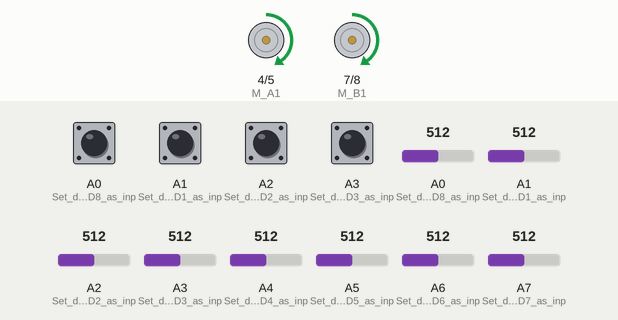
A sketch run on a simulated Arduino Nano, built with avr-gcc and run on an emulated ATmega328P. On the bench: motor-driver pin pairs drawn as motors (green arrow = first pin HIGH = forward, orange = second pin HIGH = backward, longer = more drive, scaled by the enable pin). The test bench sets the inputs (shaded band); at power-on: A0 (Set_digital_pin_D8_as_inp), A1 (Set_digital_pin_D1_as_inp), A2 (Set_digital_pin_D2_as_inp), A3 (Set_digital_pin_D3_as_inp) LOW, A0 (Set_digital_pin_D8_as_inp) = 512, A1 (Set_digital_pin_D1_as_inp) = 512, A7 (Set_digital_pin_D7_as_inp) = 512, A6 (Set_digital_pin_D6_as_inp) = 512, A2 (Set_digital_pin_D2_as_inp) = 512, A3 (Set_digital_pin_D3_as_inp) = 512, A4 (Set_digital_pin_D4_as_inp) = 512, A5 (Set_digital_pin_D5_as_inp) = 512.

Above: at 11.2 s.
11.3 s: A0 (Set_digital_pin_D8_as_inp) set to 390
At 12.5 s:
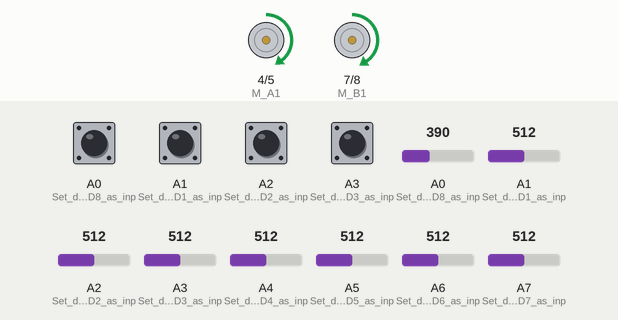
12.8 s: A1 (Set_digital_pin_D1_as_inp) set to 716
At 14.0 s:
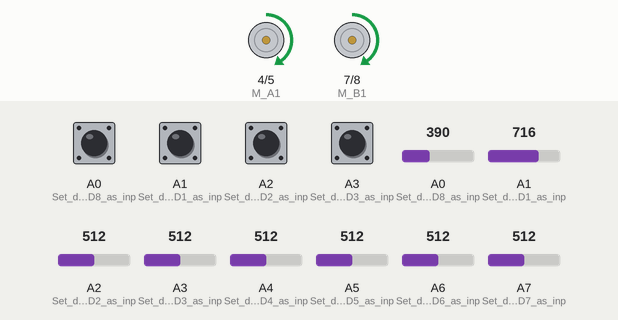
14.3 s: A7 (Set_digital_pin_D7_as_inp) set to 716
At 15.5 s:
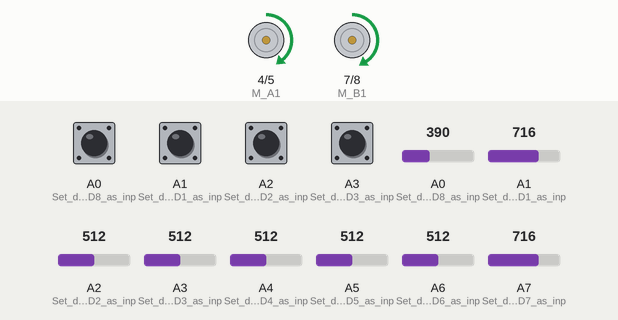
15.8 s: A6 (Set_digital_pin_D6_as_inp) set to 306
At 16.8 s:
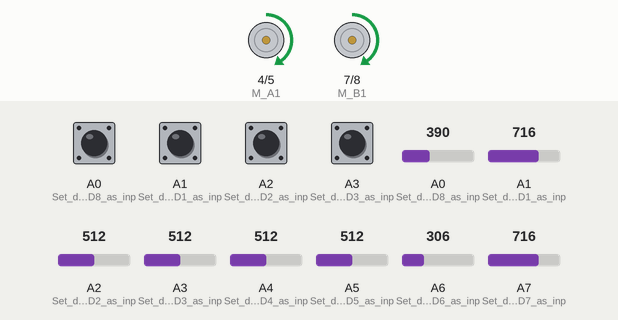
17.3 s: A0 (Set_digital_pin_D8_as_inp) set to 30
At 18.3 s:
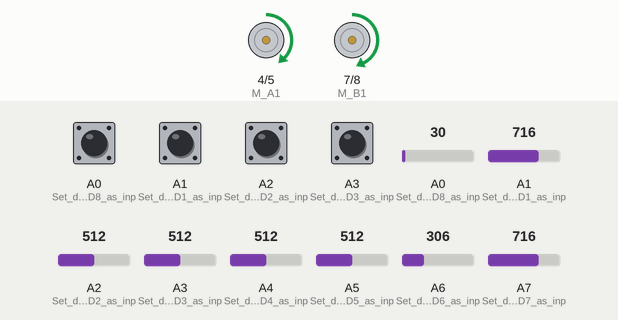
18.8 s: A1 (Set_digital_pin_D1_as_inp) set to 390
At 19.6 s:
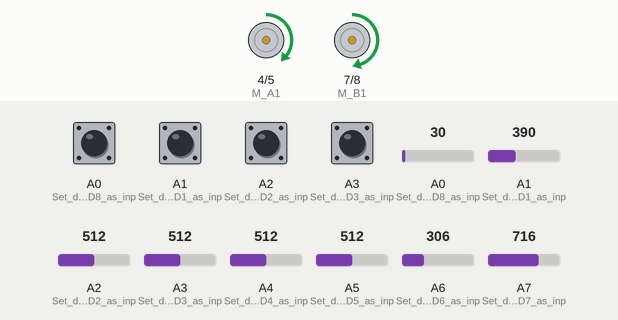
Timing chart, 0 to 21.3 s (numbered marks = the images above; inputs shaded):
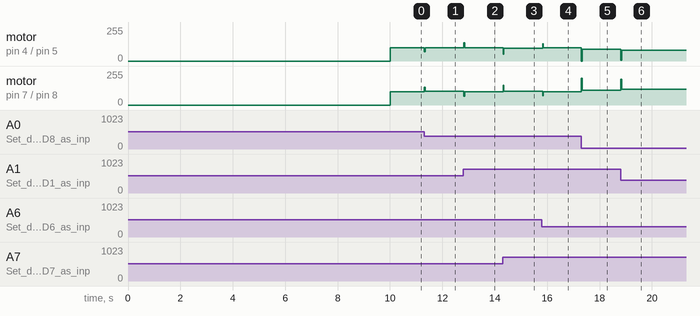

Measured:
- after the input at 11.3 s, motor on pin 4 (M_A1) / pin 5 (M_A2): forward 100/255 → forward 98/255 at once; motor on pin 7 (M_B1) / pin 8 (M_B2): forward 100/255 → forward 102/255 at once
- after the input at 12.8 s, motor on pin 4 (M_A1) / pin 5 (M_A2): forward 98/255 → forward 100/255 at once; motor on pin 7 (M_B1) / pin 8 (M_B2): forward 102/255 → forward 100/255 at once
- after the input at 14.3 s, motor on pin 4 (M_A1) / pin 5 (M_A2): forward 100/255 → forward 96/255 at once; motor on pin 7 (M_B1) / pin 8 (M_B2): forward 100/255 → forward 104/255 at once
- after the input at 15.8 s, motor on pin 4 (M_A1) / pin 5 (M_A2): forward 96/255 → forward 100/255 at once; motor on pin 7 (M_B1) / pin 8 (M_B2): forward 104/255 → forward 100/255 at once
- after the input at 17.3 s, motor on pin 4 (M_A1) / pin 5 (M_A2): forward 100/255 → forward 90/255 at once; motor on pin 7 (M_B1) / pin 8 (M_B2): forward 100/255 → forward 110/255 at once
- after the input at 18.8 s, motor on pin 4 (M_A1) / pin 5 (M_A2): forward 90/255 → forward 82/255 at once; motor on pin 7 (M_B1) / pin 8 (M_B2): forward 110/255 → forward 118/255 at once

The sketch:

PID_with_IF.ino
```cpp
#include <QTRSensors.h>

#define NUM_SENSORS             8  // number of sensors used
#define NUM_SAMPLES_PER_SENSOR  4  // average 4 analog samples per sensor reading
#define EMITTER_PIN             QTR_NO_EMITTER_PIN //Emitter Pin IS always high connected to 5v

// sensors 0 through 8 are connected to analog inputs A0 through A7, respectively
QTRSensorsAnalog qtra((unsigned char[]) {A0, A1, A2, A3, A4, A5, A6, A7},
  NUM_SENSORS, NUM_SAMPLES_PER_SENSOR, EMITTER_PIN);
unsigned int sensorValues[NUM_SENSORS];
int PWMA = 3;  //speed motor a
int M_A1 = 4; //motor a = +
int M_A2 = 5; //motor a = -
int M_B1 = 7; //motor b = -
int M_B2 = 8; //motor b = +
int PWMB = 9;
int STB = 6;
int BASESpeedA = 100;
int BASESpeedB = 100;
int maxspeedA = 200;
int maxspeedB = 200;
int P;
int I;
int D ;
float kp = 0.028;  // Works somewhat --  kp - 0.27 , kd - 0.81  --- 0.17  d-- 0.3
float ki = 0.0000;
float kd = 0.28 ; // 4times
float lasterror = 0 ;

void setup() {
  pinMode(A1, INPUT); // Set digital pin D1 as input pin
  pinMode(A2, INPUT); // Set digital pin D2 as input pin
  pinMode(A3, INPUT); // Set digital pin D3 as input pin
  pinMode(A4, INPUT); // Set digital pin D4 as input pin
  pinMode(A5, INPUT); // Set digital pin D5 as input pin
  pinMode(A6, INPUT); // Set digital pin D6 as input pin
  pinMode(A7, INPUT); // Set digital pin D7 as input pin
  pinMode(A0, INPUT); // Set digital pin D8 as input pin
pinMode(M_B1, OUTPUT);
pinMode(M_B2, OUTPUT);
pinMode(M_A1, OUTPUT);
pinMode(M_A2, OUTPUT);
pinMode(PWMA, OUTPUT);
pinMode(PWMB, OUTPUT);
digitalWrite(STB ,HIGH);

digitalWrite(LED_BUILTIN, HIGH);
  for (uint16_t i = 0; i < 400; i++)
  {
    qtra.calibrate();
  }
  digitalWrite(LED_BUILTIN, LOW);
}

void loop () {
  if((digitalRead(A0) == 1)&&(digitalRead(A1) ==1)&&(digitalRead(A2) == 1)&&(digitalRead(A3) == 1)&&(digitalRead(A4) ==0)&&(digitalRead(A5) == 0)&&(digitalRead(A6) == 0)&&(digitalRead(A7) ==0)) {ifright();}
  else if((digitalRead(A0) == 1)&&(digitalRead(A1) ==0)&&(digitalRead(A2) == 0)&&(digitalRead(A3) == 1)&&(digitalRead(A4) ==1)&&(digitalRead(A5) == 0)&&(digitalRead(A6) == 0)&&(digitalRead(A7) ==0)) {ifright();}
  else if((digitalRead(A0) == 1)&&(digitalRead(A1) ==1)&&(digitalRead(A2) == 0)&&(digitalRead(A3) == 1)&&(digitalRead(A4) ==1)&&(digitalRead(A5) == 0)&&(digitalRead(A6) == 0)&&(digitalRead(A7) ==0)) {ifright();}
  else if ( (digitalRead(A0) == 0)&&(digitalRead(A1)==0)&&(digitalRead(A2) == 0)&&(digitalRead(A3) == 1)&&(digitalRead(A4) ==1)&&(digitalRead(A5) == 0)&&(digitalRead(A6) == 0)&&(digitalRead(A7) ==1)) { ifleft();}
  else if ( (digitalRead(A0) == 0)&&(digitalRead(A1)==0)&&(digitalRead(A2) == 0)&&(digitalRead(A3) == 1)&&(digitalRead(A4) ==1)&&(digitalRead(A5) == 0)&&(digitalRead(A6) == 1)&&(digitalRead(A7) ==1)) { ifleft();}
  else if ( (digitalRead(A0) == 0)&&(digitalRead(A1)==0)&&(digitalRead(A2) == 0)&&(digitalRead(A3) == 1)&&(digitalRead(A4) ==1)&&(digitalRead(A5) == 1)&&(digitalRead(A6) == 1)&&(digitalRead(A7) ==1)) { ifleft();}
  else {PID_control();}
}
//void calibration() {
  //digitalWrite(LED_BUILTIN, HIGH);
  //for (uint16_t i = 0; i < 400; i++)
  //{
   // qtra.calibrate();
  //}
  //digitalWrite(LED_BUILTIN, LOW);
//
void PID_control() {
  uint16_t position = qtra.readLine(sensorValues); //read the current position
  int error = 3500 - position; //3500 is the ideal position (the centre)

  P = error;
  I = I + error;
  D = error - lasterror;
  lasterror = error;
  int motorspeed = P*kp + I*ki + D*kd; //calculate the correction
                                       //needed to be applied to the speed

  int motorspeeda = BASESpeedA + motorspeed;
  int motorspeedb = BASESpeedB - motorspeed;

  if (motorspeeda > maxspeedA) {
    motorspeeda = maxspeedA;
  }
  if (motorspeedb > maxspeedB) {
    motorspeedb = maxspeedB;
  }
  if (motorspeeda < 0) {
    motorspeeda = 0;
  }
  if (motorspeedb < 0) {
    motorspeedb = 0;
  }
  forward (motorspeeda, motorspeedb);
  delay (25);}

void forward (int SpeedA,int SpeedB) {
digitalWrite(M_A1,HIGH);
digitalWrite(M_A2, LOW);
 digitalWrite(M_B1, HIGH);
digitalWrite(M_B2, LOW);
analogWrite(PWMA, SpeedA);
analogWrite(PWMB, SpeedB);}

void ifright(){
digitalWrite(M_A1,HIGH);
digitalWrite(M_A2, LOW);
 digitalWrite(M_B1, LOW);
digitalWrite(M_B2, HIGH);
analogWrite(PWMA, 255);
analogWrite(PWMB, 255);
//delay (10);
}


 void ifleft (){
digitalWrite(M_A1,LOW);
digitalWrite(M_A2, HIGH);
digitalWrite(M_B1, HIGH);
digitalWrite(M_B2, LOW);
analogWrite(PWMA, 255);
analogWrite(PWMB, 255);
//delay (10) ;
}
```
